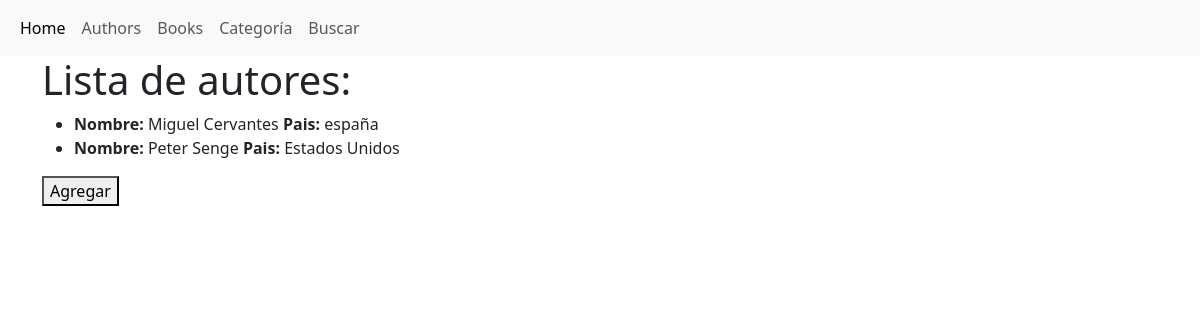
Before: /authors/ with the older database file.
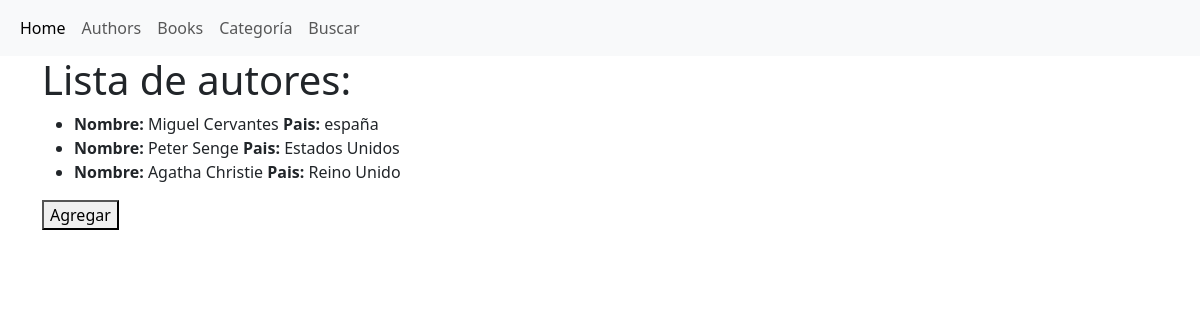
After: the same page with the newer database file.
### books/models.py (models this page shows, shortened)
class Autor(models.Model):
    first_name = models.CharField(max_length=30)
    last_name = models.CharField(max_length=30)
    country = models.CharField(max_length=30)

### books/views.py (the view)
# urls.py: path('authors/', views.authors, name='authors'),
def authors(request):
    autores = Autor.objects.all()
    template = loader.get_template('books/authors.html')
    context = {'autores':autores,}
    return HttpResponse(template.render(context,request))

### templates/books/authors.html (shortened to what this page needs)
{% extends 'base.html' %}
{% block content %}
    <div class="container">
        <h1>Lista de autores:</h1>
        {% if autores %}
            <ul>
                {% for autor in autores %}
                    <li><b>Nombre:</b> {{ autor.first_name }} {{ autor.last_name }} <b>Pais:</b> {{ autor.country }}</li>
                {% endfor %}
            </ul>
        {% endif %}
        <a href="{% url 'new_authors' %}">
            <button> Agregar </button>
        </a>
    </div>
{% endblock content %}

Changed rows visible on the page:
added Autor: first_name "Agatha", last_name "Christie", country "Reino Unido"
